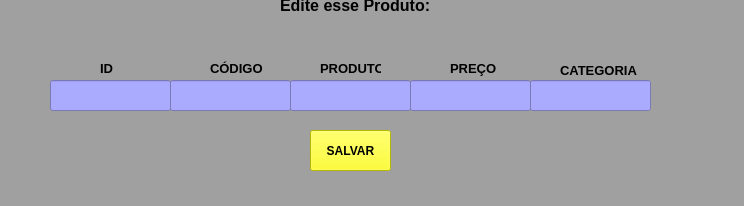
<?xml version="1.0" encoding="UTF-8"?>
<ui version="4.0">
 <class>MainWindow</class>
 <widget class="QMainWindow" name="MainWindow">
  <property name="geometry">
   <rect>
    <x>0</x>
    <y>0</y>
    <width>744</width>
    <height>206</height>
   </rect>
  </property>
  <property name="windowTitle">
   <string>MainWindow</string>
  </property>
  <property name="styleSheet">
   <string notr="true">background-color: rgb(160, 160, 160);</string>
  </property>
  <widget class="QWidget" name="centralwidget">
   <widget class="QLabel" name="label">
    <property name="geometry">
     <rect>
      <x>280</x>
      <y>-20</y>
      <width>161</width>
      <height>51</height>
     </rect>
    </property>
    <property name="font">
     <font>
      <pointsize>12</pointsize>
      <weight>75</weight>
      <bold>true</bold>
     </font>
    </property>
    <property name="text">
     <string>Edite esse Produto:</string>
    </property>
   </widget>
   <widget class="QLineEdit" name="lineEdit">
    <property name="geometry">
     <rect>
      <x>50</x>
      <y>80</y>
      <width>121</width>
      <height>31</height>
     </rect>
    </property>
    <property name="styleSheet">
     <string notr="true">background-color: rgb(255, 255, 255);
background-color: rgb(170, 170, 255);</string>
    </property>
   </widget>
   <widget class="QLineEdit" name="lineEdit_2">
    <property name="geometry">
     <rect>
      <x>170</x>
      <y>80</y>
      <width>121</width>
      <height>31</height>
     </rect>
    </property>
    <property name="styleSheet">
     <string notr="true">background-color: rgb(255, 255, 255);
background-color: rgb(170, 170, 255);</string>
    </property>
   </widget>
   <widget class="QLineEdit" name="lineEdit_3">
    <property name="geometry">
     <rect>
      <x>290</x>
      <y>80</y>
      <width>121</width>
      <height>31</height>
     </rect>
    </property>
    <property name="styleSheet">
     <string notr="true">background-color: rgb(170, 170, 255);</string>
    </property>
   </widget>
   <widget class="QLineEdit" name="lineEdit_4">
    <property name="geometry">
     <rect>
      <x>410</x>
      <y>80</y>
      <width>121</width>
      <height>31</height>
     </rect>
    </property>
    <property name="styleSheet">
     <string notr="true">background-color: rgb(170, 170, 255);</string>
    </property>
   </widget>
   <widget class="QLineEdit" name="lineEdit_5">
    <property name="geometry">
     <rect>
      <x>530</x>
      <y>80</y>
      <width>121</width>
      <height>31</height>
     </rect>
    </property>
    <property name="styleSheet">
     <string notr="true">background-color: rgb(170, 170, 255);</string>
    </property>
   </widget>
   <widget class="QLabel" name="label_3">
    <property name="geometry">
     <rect>
      <x>210</x>
      <y>60</y>
      <width>71</width>
      <height>16</height>
     </rect>
    </property>
    <property name="font">
     <font>
      <pointsize>10</pointsize>
      <weight>75</weight>
      <bold>true</bold>
     </font>
    </property>
    <property name="text">
     <string>CÓDIGO</string>
    </property>
   </widget>
   <widget class="QLabel" name="label_4">
    <property name="geometry">
     <rect>
      <x>320</x>
      <y>60</y>
      <width>61</width>
      <height>16</height>
     </rect>
    </property>
    <property name="font">
     <font>
      <pointsize>10</pointsize>
      <weight>75</weight>
      <bold>true</bold>
     </font>
    </property>
    <property name="text">
     <string>PRODUTO</string>
    </property>
   </widget>
   <widget class="QLabel" name="label_5">
    <property name="geometry">
     <rect>
      <x>450</x>
      <y>60</y>
      <width>47</width>
      <height>16</height>
     </rect>
    </property>
    <property name="font">
     <font>
      <pointsize>10</pointsize>
      <weight>75</weight>
      <bold>true</bold>
     </font>
    </property>
    <property name="text">
     <string>PREÇO</string>
    </property>
   </widget>
   <widget class="QLabel" name="label_6">
    <property name="geometry">
     <rect>
      <x>560</x>
      <y>60</y>
      <width>81</width>
      <height>20</height>
     </rect>
    </property>
    <property name="font">
     <font>
      <pointsize>10</pointsize>
      <weight>75</weight>
      <bold>true</bold>
     </font>
    </property>
    <property name="text">
     <string>CATEGORIA</string>
    </property>
   </widget>
   <widget class="QLabel" name="label_7">
    <property name="geometry">
     <rect>
      <x>100</x>
      <y>60</y>
      <width>71</width>
      <height>16</height>
     </rect>
    </property>
    <property name="font">
     <font>
      <pointsize>10</pointsize>
      <weight>75</weight>
      <bold>true</bold>
     </font>
    </property>
    <property name="text">
     <string>ID</string>
    </property>
   </widget>
   <widget class="QPushButton" name="pushButton_3">
    <property name="geometry">
     <rect>
      <x>310</x>
      <y>130</y>
      <width>81</width>
      <height>41</height>
     </rect>
    </property>
    <property name="font">
     <font>
      <weight>75</weight>
      <bold>true</bold>
     </font>
    </property>
    <property name="styleSheet">
     <string notr="true">background-color: rgb(255, 0, 0);
alternate-background-color: rgb(0, 0, 255);
background-color: rgb(85, 255, 127);
background-color: rgb(0, 85, 255);
background-color: rgb(255, 255, 0);</string>
    </property>
    <property name="text">
     <string>SALVAR</string>
    </property>
   </widget>
  </widget>
  <widget class="QMenuBar" name="menubar">
   <property name="geometry">
    <rect>
     <x>0</x>
     <y>0</y>
     <width>744</width>
     <height>21</height>
    </rect>
   </property>
  </widget>
  <widget class="QStatusBar" name="statusbar"/>
 </widget>
 <resources/>
 <connections/>
</ui>
